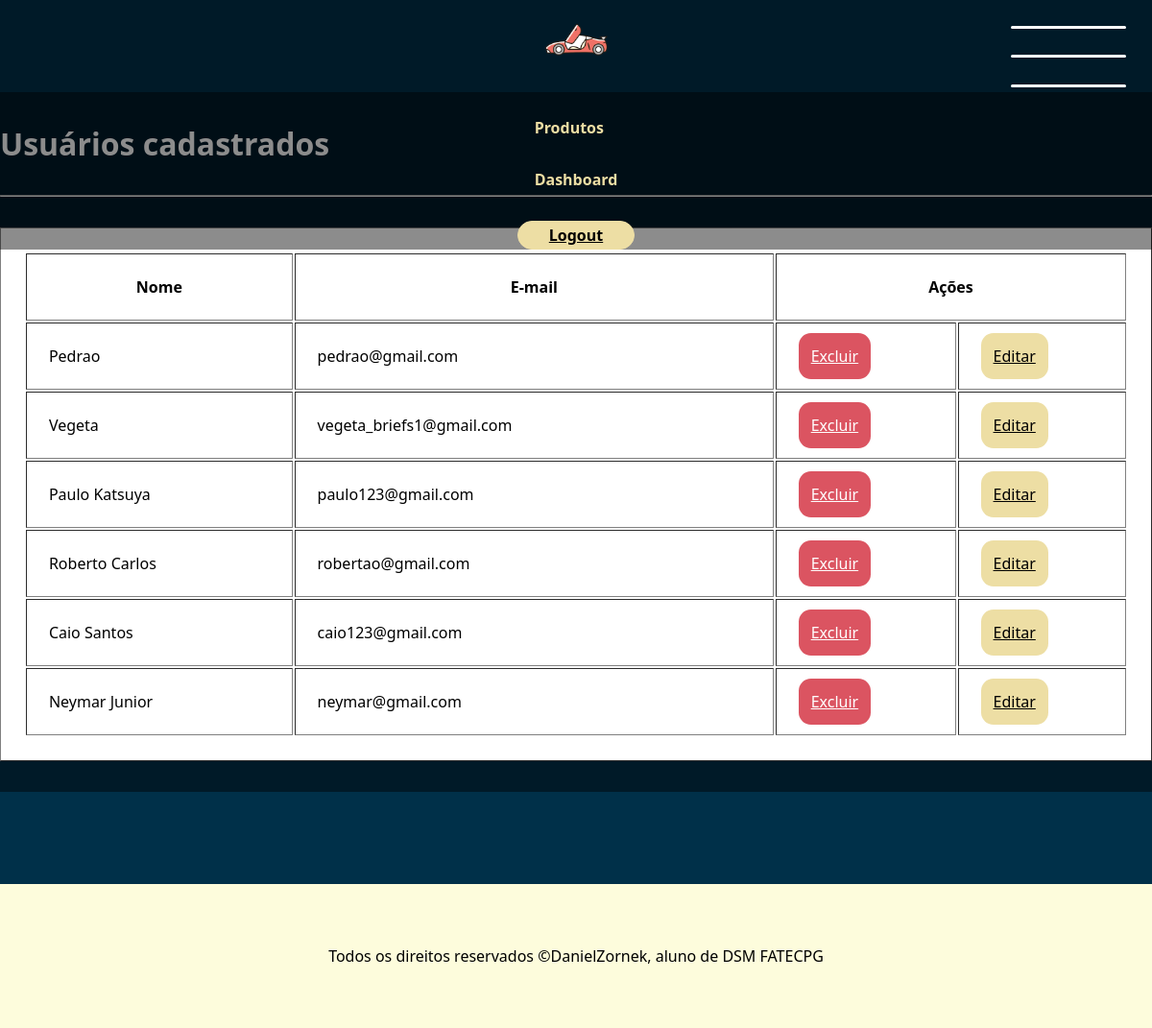
The page /usuarios (signed in) on the database as committed earlier.
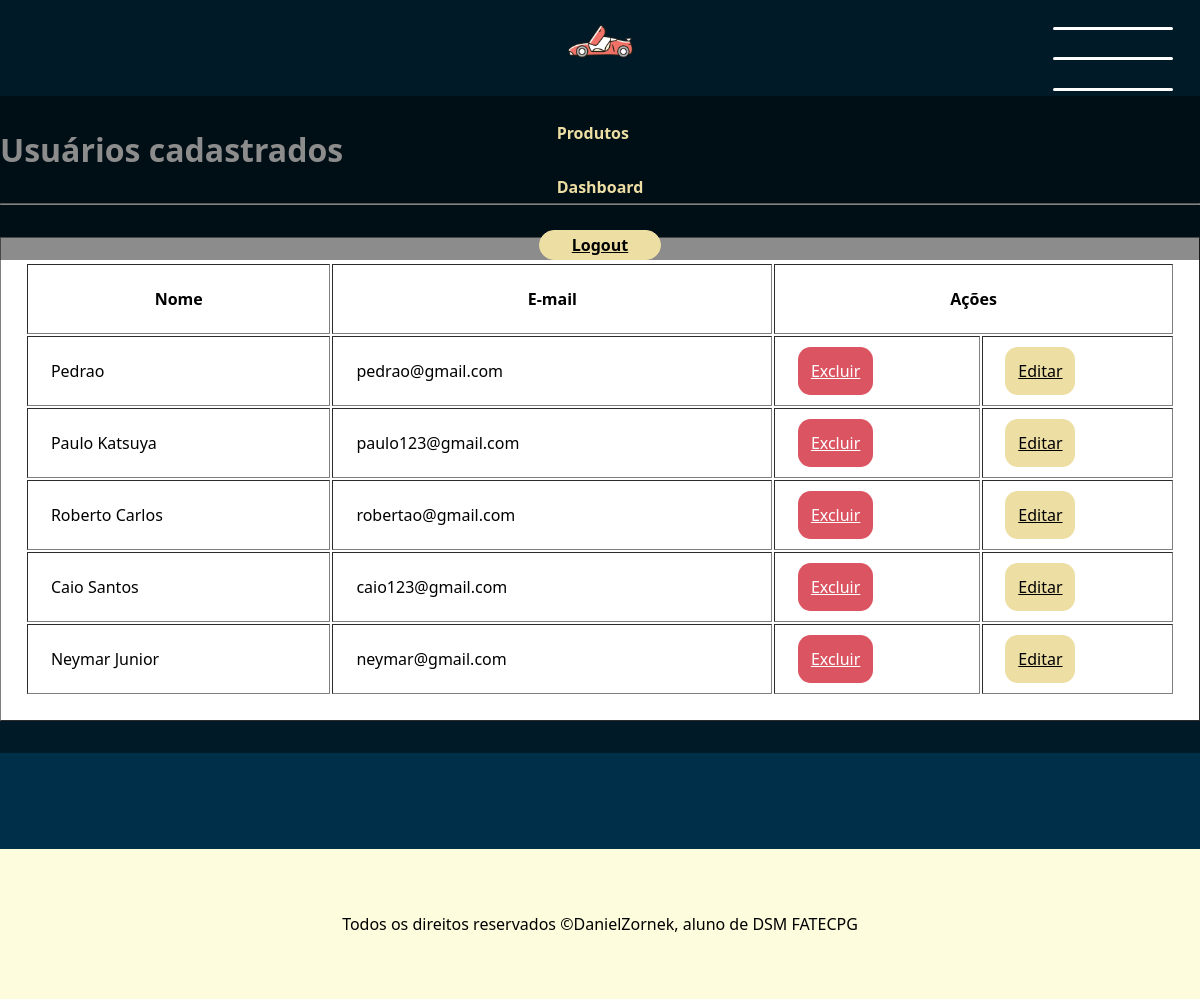
The same page on the database as committed later.
### app/models.py (models this page shows, shortened)
class Usuario(models.Model): # aqui dizemos que a classe pai Model irá dar herança para a classe usuario
    nome = models.CharField(max_length=100) # varchar, deve especificar o tamanho
    email = models.EmailField()
    cep = models.CharField(max_length=10, default="Desconhecida")
    logradouro = models.CharField(max_length=100, default="Desconhecida")
    bairro = models.CharField(max_length=60, default="Desconhecida")
    cidade = models.CharField(max_length=60, default="Desconhecida")
    estado = models.CharField(max_length=3, default="Desconhecida")
    numero = models.CharField(max_length=10, default="Desconhecida")
    senha = models.CharField(max_length=16)

### app/views.py (the view)
# urls.py: path('usuarios', views.exibirUsuarios, name="exibirUsuarios"), # digitar usuarios para entrar na página na url
def exibirUsuarios(request):
    if not request.session.get("email"):
        return redirect("login")
    usuarios = Usuario.objects.all().values()
    return render(request, "usuarios.html",
                  {'listaUsuarios': usuarios}) # passando os usuarios como parametro para mostrar eles na pagina

### app/templates/usuarios.html (shortened to what this page needs)
{% extends "template.html" %}
{% block conteudo %}
<h1>Usuários cadastrados</h1>
<hr>
<table border="1px">
    <tr>
        <th>Nome</th>
        <th>E-mail</th>
        <th colspan="2">
            Ações
        </th>
    </tr>
    {% for usuario in listaUsuarios %}
        <tr>
            <td> {{ usuario.nome }} </td>
            <td> {{ usuario.email }}</td>
            <td><a class="btn excluir" href="{% url 'excluirUsuario' usuario.id %}">Excluir</a></td>
            <td><a class="btn editar" href="{% url 'editarUsuario' usuario.id %}"> Editar</a></td>
        </tr>
    {% endfor %}
</table>
{% endblock %}

### app/templates/template.html (shortened to what this page needs)
{% load static %}
<!DOCTYPE html>
<html lang="pt-BR">
<head>
    <link rel="stylesheet" href="{% static 'template.css' %}">
    <link rel="stylesheet" href="{% static 'responsive.css' %}">
</head>
<body>
    <header>
        <nav>
            <a href="{% url 'app' %}">
                <img width="85px" src="{% static 'logo.png' %}" alt="logo">
            </a>
            <ul>
                <li><a href="{% url 'exibirProdutos' %}">Produtos</a></li>
                <li><a href="{% url 'dashboard' %}">Dashboard</a></li>
            </ul>
            {% if request.session.email %}
                <a href="{% url 'logout' %}" class="header-buttonLink">Logout</a>
            {% else %}
                <a href="{% url 'login' %}" class="header-buttonLink">Entrar</a>
                <a href="{% url 'addUsuario' %}" class="header-buttonLink cadastrar">Cadastrar</a>
            {% endif %}
        </nav>
    </header>
    <button id="menuHam">
        <span class="menuHam-listra"></span>
        <span class="menuHam-listra"></span>
        <span class="menuHam-listra"></span>
    </button>
    <main>
        {% block conteudo %}
        {% endblock %}
    </main>
    <footer>
        Todos os direitos reservados &copy;DanielZornek, aluno de DSM FATECPG
    </footer>
</body>
</html>

### app/static/template.css (style rules this page uses)
* { margin: 0; padding: 0; box-sizing: border-box; font-family: 'Segoe UI', Tahoma, Geneva, Verdana, sans-serif; }
:root { --cor1: #06BEE1; --cor2: #003049; --cor3: #EDDEA4; --cor4: #280003; --cor5: #DB5461; }
html { overflow-x: hidden; }
body { background-color: var(--cor2); background-repeat: no-repeat; display: flex; flex-direction: column; align-items: center; }
header { display: flex; flex-direction: row; align-items: center; justify-content: center; gap: 4em; background-color: rgba(0, 0, 0, 0.450); width: 100%; position: fixed; top: 0px; z-index: 5; }
header nav { width: 75%; display: flex; flex-direction: row; justify-content: center; align-items: center; gap: 2em; }
header nav ul { display: flex; flex-direction: row; list-style-type: none; gap: 2em; }
header nav ul li a { text-decoration: none; color: var(--cor3); padding: .2em 2.4em; transition: .3s ease-in-out; font-weight: 600; border-radius: 1em; }
.header-buttonLink { cursor: pointer; background-color: var(--cor3); color: #000000; padding: .2em 2em; border: none; border: 1px solid var(--cor3); border-radius: 1em; transition: .3s ease-in; font-weight: 600; }
main { margin-top: 6em; margin-bottom: 6em; background-color: rgba(0, 0, 0, 0.450); width: 100%; color: #ffffff; display: flex; flex-direction: column; gap: 2em; padding: 2em 0; }
footer { margin-top: auto; background-color: #fdfcdc; padding: 4em 2em; width: 100%; text-align: center; }
#menuHam { position: fixed; top: 2em; right: 2em; height: 8vh; width: 4vw; background-color: transparent; display: flex; flex-direction: column; justify-content: space-between; cursor: pointer; border: none; z-index: 8; }
#menuHam .menuHam-listra { height: 4px; width: 100%; background-color: #ffffff; border-radius: 1em; }

### app/static/responsive.css (style rules this page uses)
@media screen and (max-width: 1300px) { header, header nav, header nav ul { display: flex; flex-direction: column; } }
@media screen and (max-width: 1300px) { #menuHam { width: 10vw; } }
@media screen and (max-width: 1300px) { #menuHam .menuHam-listra { height: 3px; } }

Rows that differ between the two databases and show on the page:
removed Usuario: nome "Vegeta", email "vegeta_briefs1@gmail.com"
